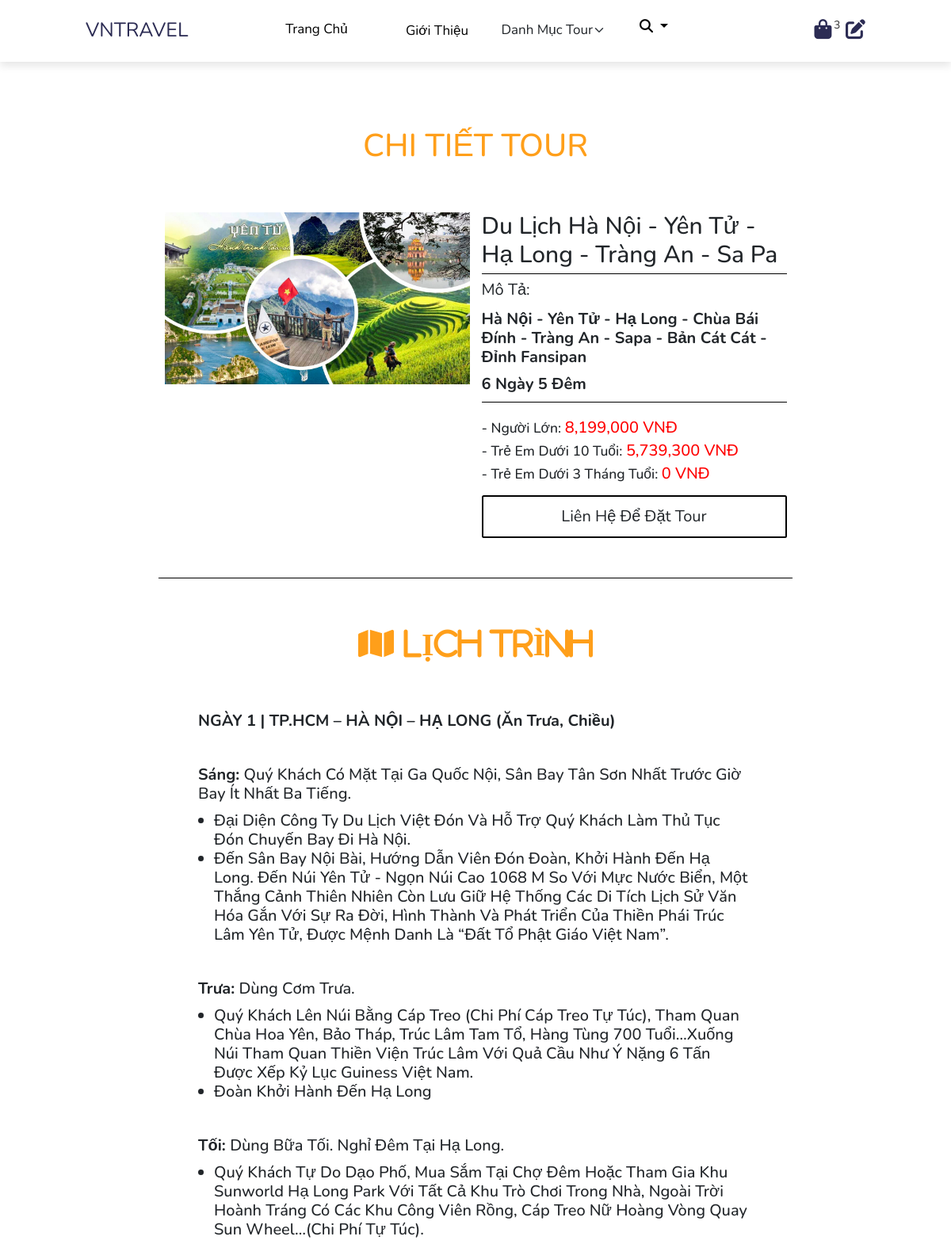
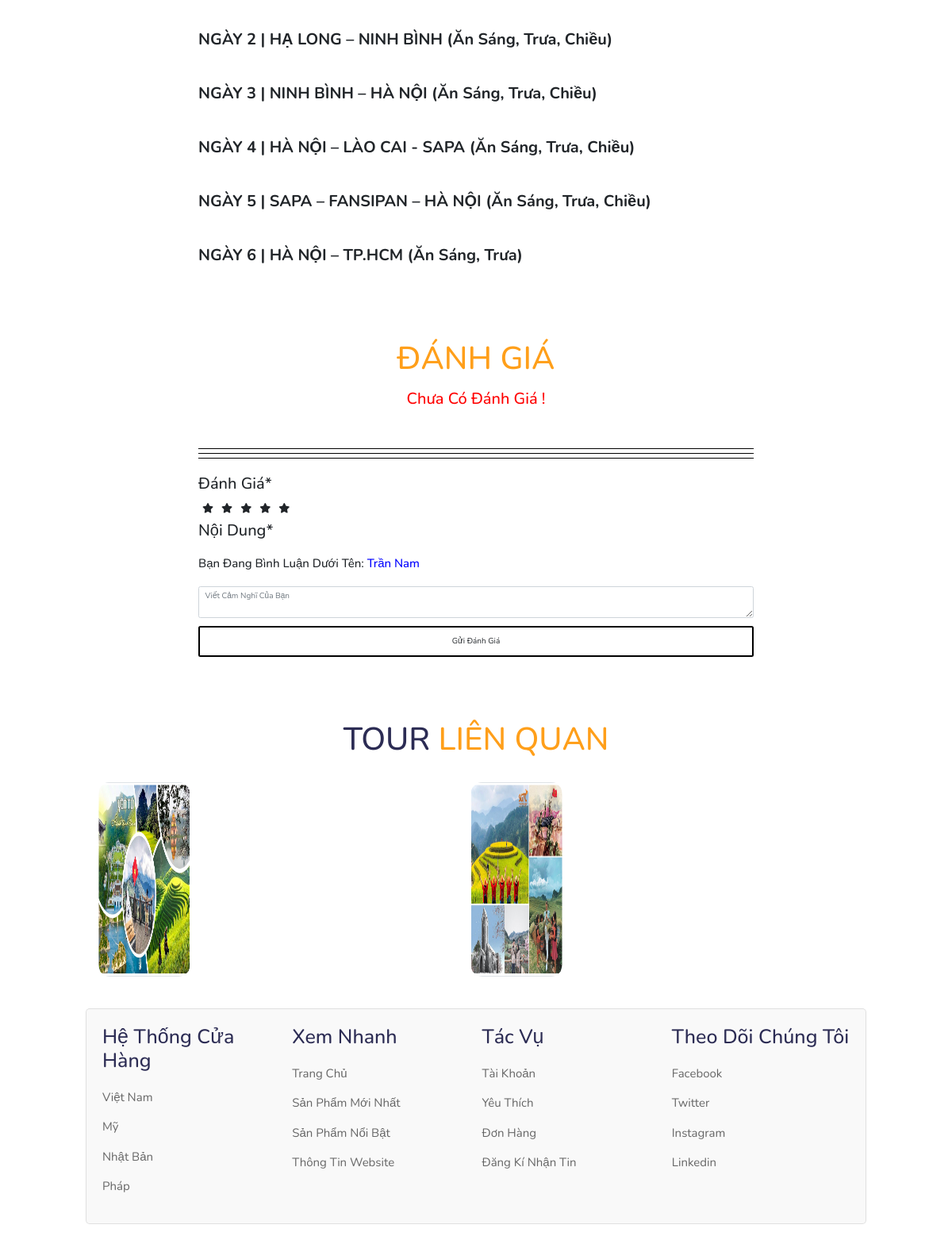
The page /detail?id=2 (signed in) on the database as committed earlier (2 pictures, top to bottom).
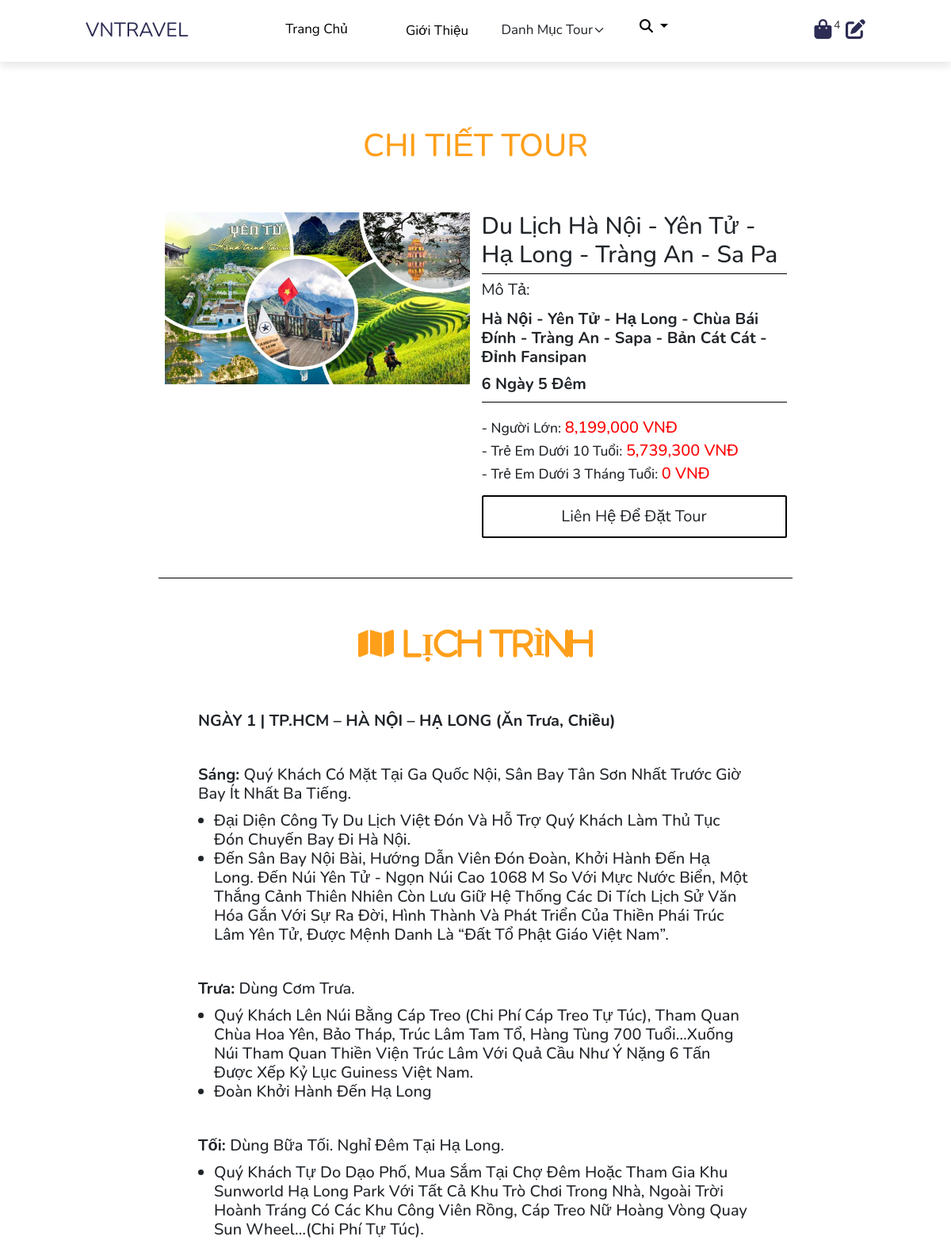
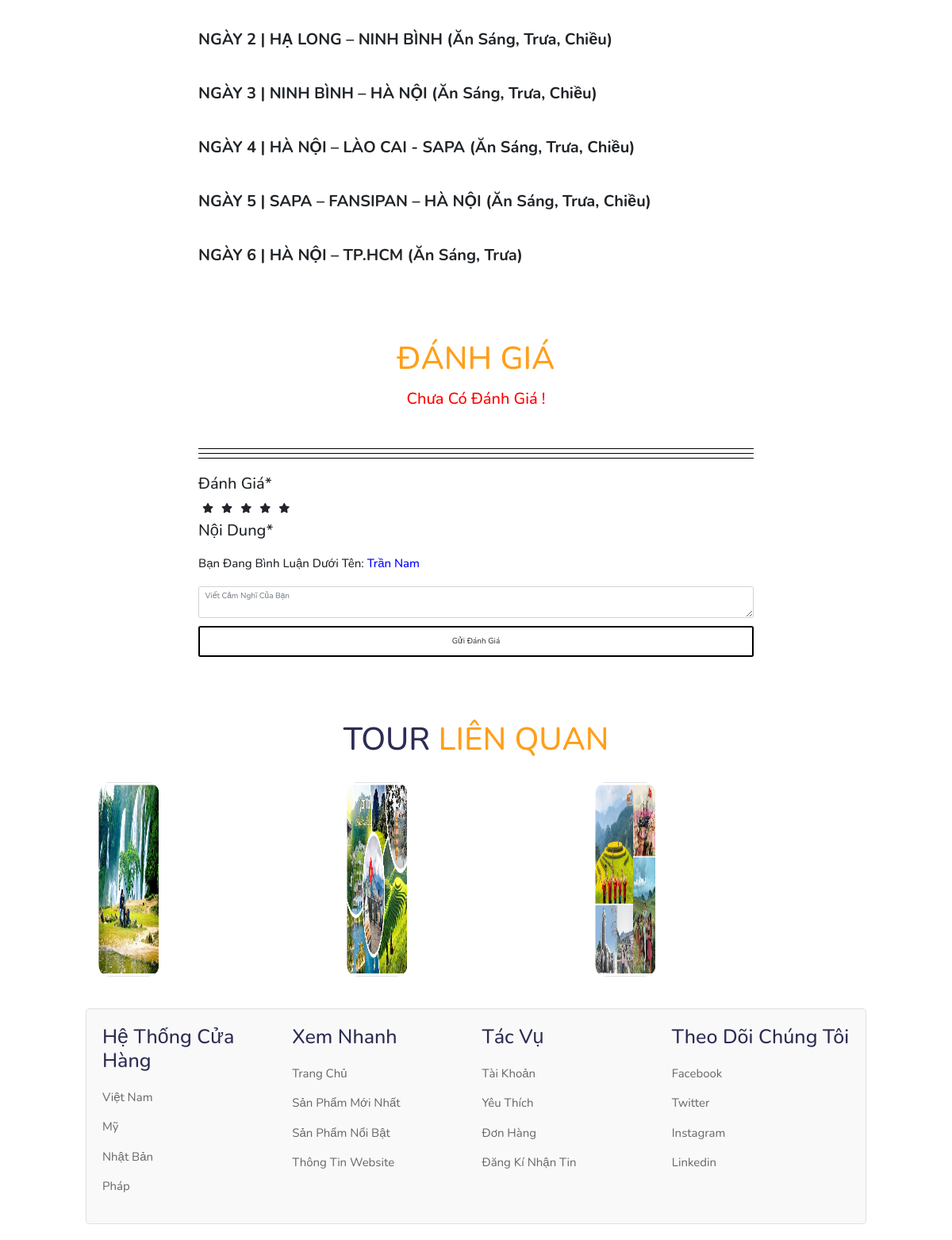
The same page on the database as committed later (2 pictures, top to bottom).
### tables this page shows
CREATE TABLE `tour` (
  `id` int(11) NOT NULL,
  `ten` varchar(255) NOT NULL,
  `id_diachi` int(11) NOT NULL,
  `anh` varchar(255) NOT NULL,
  `id_danhmuc` int(11) NOT NULL,
  `ngay_di` date DEFAULT NULL,
  `ngay_den` date DEFAULT NULL,
  `noi_di` varchar(255) NOT NULL,
  `mo_ta` varchar(255) NOT NULL,
  `thong_tin` varchar(10000) NOT NULL,
  `gia` varchar(255) NOT NULL,
  `khuyen_mai` varchar(255) NOT NULL,
  `luot_xem` int(11) NOT NULL DEFAULT 0,
  `ngay_tao` date NOT NULL,
  `ngay_sua` date NOT NULL,
  `trang_thai` int(11) NOT NULL DEFAULT 1
);

### commons/helper.php (called while the page is built, shortened)
<?php
function client_render($viewpath, $data = []){
    extract($data);
    include_once "./views/client/layout.php";
}
?>

### business/client/clientpage.php (called while the page is built, shortened)
<?php
function client_detail()
{
    $tour_detail = getSelect_one("tour", "id", intval($_GET['id']));
    $comment = getSelect_cmt("binh_luan", "id_tour", intval($_GET['id']));
    $lq = selct_tour_lq(intval($tour_detail['id_danhmuc']));
    $category = getSelect("danh_muc", 0, 10);
    $address = getSelect('dia_chi', 0, 10);
    if( isset($_SESSION['user'])){
        $order = getSelect_by_id('don_hang','id_kh', $_SESSION['user']['id']);
        } else {
            $order = [];
    }
    client_render('detail.php', [
        "tour_detail" => $tour_detail,
        "comment" => $comment,
        "category" => $category,
        "address" => $address,
        "lq" => $lq,
        "order" => $order,
    ]);
}
?>

### dao/connect_DB.php (called while the page is built, shortened)
<?php
function getConnection(){
    $dbHost = "mysql:host=localhost;dbname=du_an";
    $dbName = 'root';
    $dbPass ='';
    $connection = new PDO($dbHost, $dbName, $dbPass);
    $connection->exec("set names utf8");
    return $connection;
}
function query($sql){
    try {
        $conn = getConnection();
        $statement = $conn->prepare($sql);
        $statement->execute();
        return $statement->fetchAll(PDO::FETCH_ASSOC);
    } catch (PDOException $e) {
        echo "Lỗi: " . $e->getMessage();
    } finally {
        unset($conn);
    }
}
function query_one($sql){
    $args = array_slice(func_get_args(), 1);
    try {
        $conn = getConnection();
        $statement = $conn->prepare($sql);
        $statement->execute($args);
        return $statement->fetch(PDO::FETCH_ASSOC);
    } catch (PDOException $e) {
        echo "Lỗi: " . $e->getMessage();
    } finally {
        unset($conn);
    }
}
?>

### dao/functions.php (called while the page is built, shortened)
<?php
function getSelect_one($table, $value, $id){
    $sql = "SELECT * FROM $table where $value = ?";
    return query_one($sql, $id);
}
function getSelect_by_id($table,$id, $value){
    $sql = "SELECT * FROM $table where $id = '$value'";
    return query($sql);
}
function selct_tour_lq($id_danhmucchon){
    $sql = " SELECT * FROM  tour where id_danhmuc = " .$id_danhmucchon. " order by ngay_tao desc limit 0,3";
    return query($sql);
}
?>

### views/client/detail.php (the view, shortened to what this page needs)
<h1 class="heading" style="margin-bottom:50px"><span>Chi Tiết Tour</span> </h1>
<div class="row col-8" style="margin:auto">
    <div class="col-6"><img src="<?= IMAGE_URL . $tour_detail['anh'] ?>" alt="" width="100%"></div>
    <div class="col-6">
        <h1 style="font-size:30px"><?= $tour_detail['ten'] ?></h1>
        <h1 style="border-bottom:1px solid #000"></h1>
        <p style="font-size:20px">Mô tả:</p>
        <h2><?= $tour_detail['mo_ta'] ?></h2>
        <h1 style="border-bottom:1px solid #000"></h1>
        <br>
        <h3>- Người Lớn: <span style="font-size:20px; color:red"><?= number_format($tour_detail['gia']) ?> VNĐ</span></h3>
        <h3>- Trẻ em dưới 10 tuổi: <span style="font-size:20px; color:red"><?=number_format(floor((intval($tour_detail['gia']))*(70/100)))?> VNĐ</span></h3>
        <h3>- Trẻ em dưới 3 tháng tuổi: <span style="font-size:20px; color:red">0 VNĐ</span></h3>
        <?php
            if (!isset($_SESSION['user'])) {
            ?>
                <a href="<?=BASE_URL?>/login" class="btn" style="border: 2px solid #000;padding: 5px; font-size:15px">Đăng nhập ngay để liên hệ đặt tour</a>
            <?php
            } else {
            ?>
                <a href="tel:1234567890" class="btn" style="border: 2px solid #000;padding: 10px; font-size:20px">Liên Hệ Để Đặt Tour</a>
            <?php
            }
            ?>
    </div>
</div>
<div class="col-8" style="margin: 50px auto;">
    <h1 style="border-bottom:1px solid #000"></h1>
</div>
<div class="col-7" style="margin:auto">
<h1 class="heading" style="margin-bottom:50px"><span class="fas fa-map"> Lịch Trình</span> </h1>
    <h2><?= $tour_detail['thong_tin'] ?></h2>
</div>
<div class="col-7" style="margin:auto">
    <h1 class="heading" style="margin-top:50px"><span>Đánh Giá</span> </h1>
    <div style="margin-bottom: 50px;">
        <?php
        if (empty($comment)) {
            echo "<h2 style='text-align: center; color:red'>Chưa có đánh giá !</h2>";
        }
        ?>
    </div>
    <h1 class="col-12" style="border-bottom:1px solid #000"></h1>
    <h1 class="col-12" style="border-bottom:1px solid #000"></h1>
    <h1 class="col-12" class="col-10" style="border-bottom:1px solid #000"></h1>
    <div class="col-12" id="comment">
        <form action="save-comment" method="POST">
            <h2>Đánh giá*</h2>
            <div id="rating">
                <label class="full" for="star5" title="Tuyệt vời quá"></label>
                <label class="full" for="star4" title="Rất tốt"></label>
                <label class="full" for="star3" title="Bình thường"></label>
                <label class="full" for="star2" title="Tạm được"></label>
                <label class="full" for="star1" title="Không thích"></label>
            </div>
            <br><br>
            <h2>Nội dung*</h2><br>
            <?php
            if (isset($_SESSION['user'])) {
            ?>
                <h4>Bạn đang bình luận dưới tên: <span style="color:blue"><?=$_SESSION['user']['ten']?></span></h4><br>
            <?php
            }
            ?>
            <div class="form-group">
                <textarea name="noi_dung" id="noi_dung" placeholder="Viết cảm nghĩ của bạn" class="form-control"></textarea>
            </div>
            <?php
            if (!isset($_SESSION['user'])) {
            ?>
                <a href="<?=BASE_URL?>/login" class="btn" style="border: 2px solid #000;padding: 5px; font-size:15px">Đăng nhập ngay để đánh giá</a>
            <?php
            } else {
            ?>
                <button class="btn" style="border: 2px solid #000;padding: 10px">Gửi Đánh Giá</button>
            <?php
            }
            ?>
        </form>
    </div>
</div>
<section class="products " id="products">
    <h1 class="heading"> Tour <span>Liên Quan</span> </h1>
    <div class="container" id="lq1">
        <div class="row container">
        <?php
        if (empty($lq)) {
        } else {
            foreach ($lq as $values) {
                if ($values['trang_thai'] == 1) {
        ?>
            <div class="row row-cols-1 row-cols-sm-2 row-cols-md-4 col" id="lq">
                <div class="col" style="padding: 0px;" id="so1">
                    <a href="<?= BASE_URL ?>/detail?id=<?= $values['id'] ?>">
                        <div class="img row rounded float-end col" id="loww">
                            <img src="<?= IMAGE_URL . $values['anh'] ?>" class="img-thumbnail">
                        </div>
                    </a>
                </div>
            </div>
            <?php
                }
            }
        }
        ?>
        </div>
    </div>
</section>

### index.php (shortened to what this page needs)
<?php
require_once './commons/helper.php';
require_once './dao/functions.php';
require_once './dao/connect_DB.php';
$url = isset($_GET['url']) ? $_GET['url'] : "/";
switch ($url) {
    case 'detail':
        require_once './business/client/clientpage.php';
        client_detail();
        break;
}

### views/client/layout.php (shortened to what this page needs)
<!DOCTYPE html>
<html lang="en">
<head>
  <link rel="stylesheet" href="https://cdnjs.cloudflare.com/ajax/libs/font-awesome/5.15.3/css/all.min.css">
  <link href="<?= BASE_URL ?>/css/font-awesome.min.css" rel="stylesheet">
  <link rel="stylesheet" href="<?= BASE_URL ?>/css/user.css">
  <link rel="stylesheet" href="<?= BASE_URL ?>/css/tour.css">
  <link rel="stylesheet" href="<?= BASE_URL ?>/css/chitiettour.css">
  <link rel="stylesheet" href="<?= BASE_URL ?>/css/login.css">
  <link href="https://cdn.jsdelivr.net/npm/bootstrap@5.1.0/dist/css/bootstrap.min.css" rel="stylesheet">
  <link href="https://cdn.jsdelivr.net/npm/bootstrap@5.1.3/dist/css/bootstrap.min.css" rel="stylesheet">
</head>
<body>
  <header>
    <a href="<?= BASE_URL ?>/" class="logo">VNTRAVEL</a>
    <nav class="navabar12" id="myTopnav">
      <a href="<?= BASE_URL ?>/" class="navbar-brand">Trang Chủ</a>
      <a href="<?= BASE_URL ?>/infor" class="nav-link">Giới Thiệu</a>
      <a>
        <select class="form-select" style="font-size: 17px; border:none;" name="ma_loai" onchange="location = this.value;">
          <option selected>Danh Mục Tour</option>
        </select>
      </a>
      <div class="dropdown">
        <a class="dropdown-toggle" data-bs-toggle="dropdown" style="margin-left:35px">
          <i class="fas fa-search"></i>
        </a>
      </div>
    </nav>
    <div class="icons">
      <?php
      if (isset($_SESSION['user'])) {
      ?>
        <span id="cart-icon">
          <a href="<?= BASE_URL ?>/order" type="submit"><i class="fas fa-shopping-bag cart"></i></a>
          <span class="number"><?= count($order) ?></span>
        </span>
      <?php } ?>
      <?php
      if (isset($_SESSION['user'])) {
      ?>
        <a href='<?= BASE_URL ?>/client/edit-info' class='fas fa-edit'></a>
      <?php
      } else {
      ?>
        <a href='<?= BASE_URL ?>/login'><i class='fas fa-user'></i></a>
      <?php
      }
      ?>
    </div>
  </header>
  <?php include_once $businessView; ?>
  <section class="footer" id="info">
    <div class="box-container">
      <div class="box">
        <h3>Hệ Thống Cửa Hàng</h3>
        <a href="#">Việt Nam</a>
        <a href="#">Mỹ</a>
        <a href="#">Nhật Bản</a>
        <a href="#">Pháp</a>
      </div>
      <div class="box">
        <h3>Xem Nhanh</h3>
        <a href="">Trang Chủ</a>
        <a href="">Sản Phẩm Mới Nhất</a>
        <a href="">Sản Phẩm Nổi Bật</a>
        <a href="">Thông Tin Website</a>
      </div>
      <div class="box">
        <h3>Tác Vụ</h3>
        <a href="#">Tài Khoản</a>
        <a href="#">Yêu Thích</a>
        <a href="#">Đơn Hàng</a>
        <a href="#email">Đăng Kí Nhận Tin</a>
      </div>
      <div class="box">
        <h3>Theo Dõi Chúng Tôi</h3>
        <a href="#"><i class="bi bi-facebook"></i> facebook</a>
        <a href="#"><i class="twitter"></i> twitter</a>
        <a href="#"><i class="instagram"></i> instagram</a>
        <a href="#"><i class="linkedin"></i> linkedin</a>
      </div>
    </div>
  </section>
</body>
</html>

### css/user.css (style rules this page uses)
:root { --black: #2c2c54; --orange: #ff9f1a; }
* { font-family: 'Nunito', sans-serif; margin: 0; padding: 0; box-sizing: border-box; outline: none; border: none; text-decoration: none; text-transform: capitalize; transition: all .2s linear; }
html { font-size: 62.5%; overflow-x: hidden; scroll-padding-top: 6rem; scroll-behavior: smooth; }
section { padding: 2rem 9%; }
.heading { text-align: center; text-transform: uppercase; font-size: 4rem; color: var(--black); padding: 1rem; }
.heading span { text-transform: uppercase; color: var(--orange); }
.btn { display: inline-block; margin-top: 1rem; border-radius: .5rem; border: .2rem solid var(--black); font-weight: bolder; font-size: 1.7rem; color: var(--black); cursor: pointer; background: #fff; padding: .8rem 3rem }
header { position: fixed; top: 0; left: 0; right: 0; z-index: 1000; background: #fff; padding: 2rem 9%; display: flex; align-items: center; justify-content: space-between; box-shadow: 0 .5rem 1rem rgba(0, 0, 0, .1); }
header .logo { font-size: 2.5rem; color: var(--black); }
header .icons a { font-size: 2.5rem; color: var(--black); margin-left: 1.5rem; }
.footer .box-container { border: .1rem solid rgba(0, 0, 0, .1); border-radius: .5rem; background: #f9f9f9; padding: 2rem; display: flex; flex-wrap: wrap; gap: 1.5rem; }
.footer .box-container .box { flex: 1 1 20rem; }
.footer .box-container .box h3 { color: var(--black); font-size: 2.5rem; padding-bottom: 1.5rem; }
.footer .box-container .box a { color: #666; font-size: 1.5rem; padding-bottom: 1.5rem; display: block; }

### css/tour.css (style rules this page uses)
.container { margin-top: 20px; }
#so1 { position: relative; overflow: hidden; border-radius: 15px; }
#so1 .img img { border-radius: 15px; max-width: 100%; }
@media screen and (max-width:1200px) { #so1 .img img { border-radius: 15px; max-width: 100%; } }

### css/login.css (style rules this page uses)
*, *::after, *::before { box-sizing: border-box; }
body { margin: 0; padding: 0; font-size: 1rem; font-family: sans-serif; text-align: left; line-height: 1.55; color: #555; background-color: #f2f2f2; }
a { text-decoration: none; color: #2e97bd; }
.form-control { width: 100%; padding: 1rem; border-radius: .4rem; border: 1px solid #2e97bd; outline: 0; }
.form-control::placeholder { color: rgb(179, 179, 179) }
.btn { width: 100%; padding: 1rem; border-radius: .4rem; border: 1px solid #ddd; cursor: pointer; display: inline-block; }

### views/client/layout.php (style rules this page uses)
a { text-decoration: none; }
.cart { position: relative; }
#cart-icon { position: relative; }
.number { position: absolute; top: -15px; color: rgba(0, 0, 0, 0.8); font-size: 1.4rem; z-index: 1; }
.navabar12 { display:grid; grid-template-columns: 1fr 1fr 1fr 1fr; }
.navabar12 a { float: left; display: block; color: #f2f2f2; text-align: center; text-decoration: none; }
.navabar12 a { color: black; text-decoration: none; font-size: 17px; }

### views/client/detail.php (style rules this page uses)
div, label { margin: 0; padding: 0; }
#rating { border: none; float: left; }
#rating>label:before { margin: 5px; font-size: 1.25em; font-family: FontAwesome; display: inline-block; content: "\f005"; }
#rating>label { float: right; }
#so1>a { color: white; padding-top: 20px; }
#loww>img { height: 245px; }

Rows that differ between the two databases and show on the page:
added tour: anh (picture)
Other text that changed with them:
count($order): "3" → "4"
